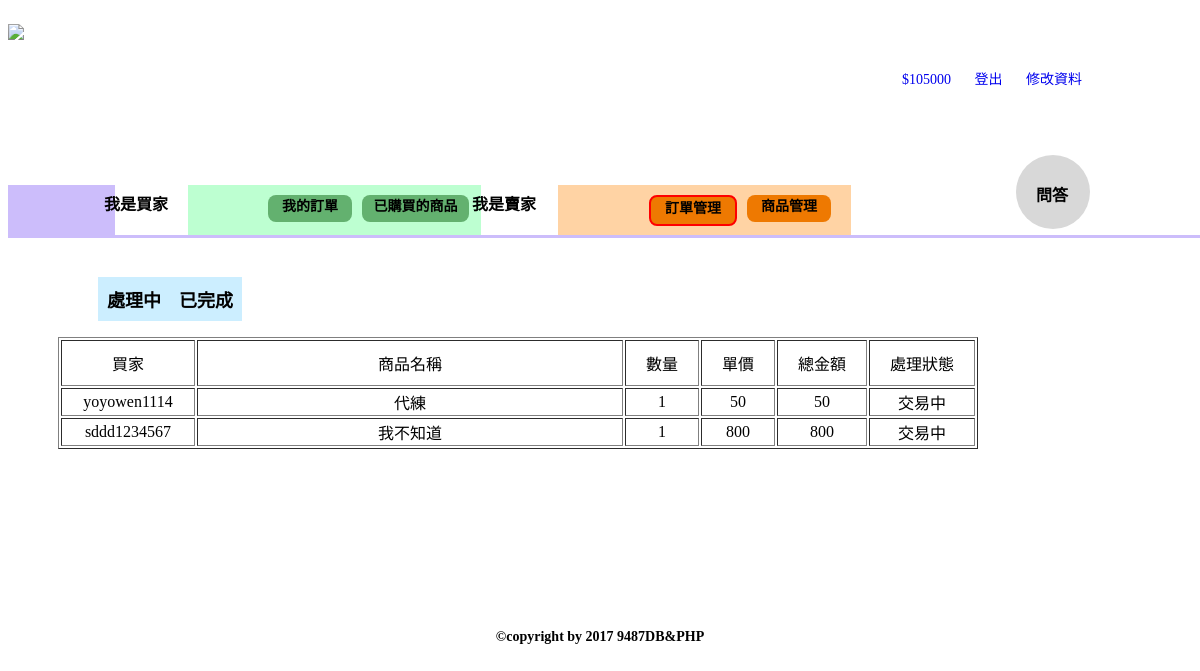
The app's page /saler_trade_ing.php (signed in) with its own data.
### tables this page shows
CREATE TABLE `user` (
  `U_ID` varchar(12) NOT NULL DEFAULT '',
  `U_PW` varchar(20) DEFAULT NULL,
  `U_NAME` varchar(12) DEFAULT NULL,
  `U_BIRTH` date NOT NULL,
  `U_JOB` varchar(20) DEFAULT NULL,
  `U_GENDER` varchar(8) NOT NULL,
  `U_PHONE` varchar(15) DEFAULT NULL,
  `U_EMAIL` varchar(30) DEFAULT NULL,
  `U_MONEY` int(11) DEFAULT '0',
  `Post_Time` timestamp NOT NULL DEFAULT CURRENT_TIMESTAMP,
  `U_Right` tinyint(1) DEFAULT NULL
);

CREATE TABLE `purchase` (
  `Purchase_Code` varchar(15) NOT NULL DEFAULT '',
  `Buyer_ID` varchar(12) DEFAULT NULL,
  `P_Code` varchar(15) DEFAULT NULL,
  `Amount` int(11) DEFAULT NULL,
  `RateToSeller` int(11) DEFAULT NULL,
  `RateToBuyer` int(11) DEFAULT NULL,
  `isReceive` tinyint(1) DEFAULT '0',
  `Post_Time` timestamp NOT NULL DEFAULT CURRENT_TIMESTAMP
);

CREATE TABLE `product` (
  `P_Code` varchar(15) NOT NULL DEFAULT '',
  `P_NAME` varchar(50) DEFAULT NULL,
  `P_Price` int(11) DEFAULT NULL,
  `P_Inv` int(11) DEFAULT NULL,
  `P_SoldAmount` int(11) DEFAULT NULL,
  `P_ImgPath` varchar(100) DEFAULT NULL,
  `Seller_ID` char(12) DEFAULT NULL,
  `P_Game` varchar(15) NOT NULL,
  `P_Server` varchar(20) NOT NULL,
  `P_Classify` varchar(20) NOT NULL,
  `P_Present` varchar(500) DEFAULT NULL,
  `Post_Time` timestamp NOT NULL DEFAULT CURRENT_TIMESTAMP
);

### saler_trade_ing.php (the view, shortened to what this page needs)
<?php
	$UID = $_SESSION["ID"];
	$Link = mysqli_connect('localhost','phpholyshit','tingting123','9487');
	mysqli_query($Link, "SET NAMES UTF8");
?>
<!DOCTYPE html>
<html lang="en">
<head>
	<link rel="stylesheet" type="text/css" href="css/yoyo.css">
</head>
<body>
	<div class="user_wrap">
		<div class="user_header">
			<a href="index.php"><img src="pic/logo.png"></a>
			<div style="margin-right: 100px;" class="user_header_profile">
				<p>
				<?php $result = mysqli_query($Link,"SELECT U_MONEY FROM user WHERE U_ID = '$UID'");
					$row = mysqli_fetch_assoc($result);
					echo "<a style='padding:10px;' href='#' class='lid-member'>$".$row["U_MONEY"]."</a>"; ?>
				<?php echo "<a style='padding:10px;' href='index.php?&logout=yes' class='lid-member'>登出</a>"; ?>
				<a style='padding:10px;' href="edit-info.php">修改資料</a>
				</p>
			</div>
		</div>
		<div class="myorder_content1">
			<div class="sell"></div>
			<div class="text2">我是買家</div>
			<a href="#" class="htext2-1">我的訂單</a>
			<a href="#" class="text2-2">已購買的商品</a>
			<div class="text3">我是賣家</div>
			<a href="saler_trade_ing.php" class="htext3-1">訂單管理</a>
			<a href="onsale.php" class="text3-2">商品管理</a>
			<a href="#" class="myorder_q"></a>
			<a href="ask.php"><div class="text4">問答</div></a>
			<div class="myorder_line"></div>
		</div>
		<div class="choose">
			<div class="menu">
				<ul>
					<li><a href="saler_trade_ing.php">處理中</a></li>
					<li><a href="saler_trade_finish.php">已完成</a></li>
				</ul>
			</div>
		</div>
		<div class="myorder_content2">
			<table border="1" style="text-align: center; margin-top: 1em;margin-left: 50px;">
			<tr>
				<td style="padding: 10px 50px;">買家</td>
				<td style="padding: 10px 180px;">商品名稱</td>
				<td style="padding: 10px 20px;">數量</td>
				<td style="padding: 10px 20px;">單價</td>
				<td style="padding: 10px 20px;">總金額</td>
				<td style="padding: 10px 20px;">處理狀態</td>
			</tr>
			<?php
				$sql2 = "SELECT * FROM purchase, product WHERE (product.P_Code = purchase.P_Code AND product.Seller_ID = '$UID' AND purchase.isReceive = 0)";
				$result2 = mysqli_query($Link,$sql2);
				while ($row2 = mysqli_fetch_assoc($result2)) {?>
					<tr>
						<td><?php echo $row2["Buyer_ID"]; ?></td>
						<td><?php echo $row2["P_NAME"]; ?></td>
						<td><?php echo $row2["Amount"]; ?></td>
						<td><?php echo $row2["P_Price"]; ?></td>
						<td><?php echo $row2["P_Price"]*$row2["Amount"]; ?></td>
						<td>交易中</td>
					</tr>
				<?php
				}?>
			</table>
		</div>
		<div style="margin-top: 180px;" class="footer">
			<p>©copyright by 2017 9487DB&PHP</p>
		</div>
	</div>
</body>
</html>

### css/yoyo.css (style rules this page uses)
.footer { font-size: 14px; font-weight: 600; text-align: center; margin-top: 180px; }
.user_wrap { max-width: 1280px; margin: 0 auto; }
.user_header { margin-top: 24px; }
.user_header img { width: auto; height: 101.3px; float: left; margin-bottom: 25.7px; }
.user_header_profile { float: right; margin-top: 30px; margin-bottom: 25.7px; }
.user_header_profile p { font-family: PingFangTC; font-size: 14px; color: #1024a5; text-decoration: none; float: left; }
.user_header_profile a { text-decoration: none; }
.sell { width: 107px; height: 50px; background-color: #ccbdfb; float: left; margin-top: 30px; position: absolute; }
.text2 { font-family: PingFangTC; font-size: 16px; font-weight: 600; text-align: left; color: #000000; float: right; position: relative; right: 960px; top: 36px; }
.text2-2 { width: 107px; height: 27px; border-radius: 8px; background-color: #63b16f; font-family: PingFangTC; font-size: 14px; font-weight: 600; text-align: center; color: #000000; position: relative; left: 270px; top: 40px; display: block; text-decoration: none; float: left; }
.text3 { font-family: PingFangTC; font-size: 16px; font-weight: 600; text-align: left; color: #000000; float: right; position: relative; right: 528px; top: 36px; }
.text3-2 { width: 84px; height: 27px; border-radius: 8px; background-color: #ee7901; font-family: PingFangTC; font-size: 14px; font-weight: 600; text-align: center; color: #000000; position: relative; left: 460px; top: 40px; display: block; text-decoration: none; float: left; }
.myorder_q { width: 74px; height: 74px; background-color: #d8d8d8; border-radius: 99em; position: relative; left: 90px; float: right; }
.text4 { font-family: PingFangTC; font-size: 16px; font-weight: 600; text-align: left; color: #000000; float: right; position: relative; left: 142px; top: 27px; }
.myorder_line { width: 1200px; height: 3px; border-top: solid 3px #ccbdfb; margin-top: 6px; float: left; margin-bottom: 20px; }
.htext2-1 { width: 84px; height: 27px; border-radius: 8px; background-color: #63b16f; font-family: PingFangTC; font-size: 14px; font-weight: 600; text-align: center; color: #000000; position: relative; left: 260px; top: 40px; display: block; text-decoration: none; float: left; }
.htext3-1 { width: 84px; height: 27px; border-radius: 8px; background-color: #ee7901; border: solid 2px #ff0000; font-family: PingFangTC; font-size: 14px; font-weight: 600; text-align: center; color: #000000; position: relative; left: 450px; top: 40px; display: block; text-decoration: none; float: left; }
.choose { margin-left: 50px; }
.choose a { text-decoration: none; color: #000000; }
.menu ul li { float: left; display: inline; }
.menu a { display: block; background: #CCEEFF; padding: 0.5em; text-decoration: none; text-align: center; font-size: 18px; font-weight: 600; }
.user_header a img { height: 105px; }
.footer { margin-top: 30px; }

### records on screen
user: U_MONEY "105000"
purchase: Buyer_ID "yoyowen1114", P_Code.P_NAME "代練", Amount "1", P_Code.P_Price "50", $row2['P_Price']*$row2['Amount'] "50"
purchase: Buyer_ID "sddd1234567", P_Code.P_NAME "我不知道", Amount "1", P_Code.P_Price "800", $row2['P_Price']*$row2['Amount'] "800"
